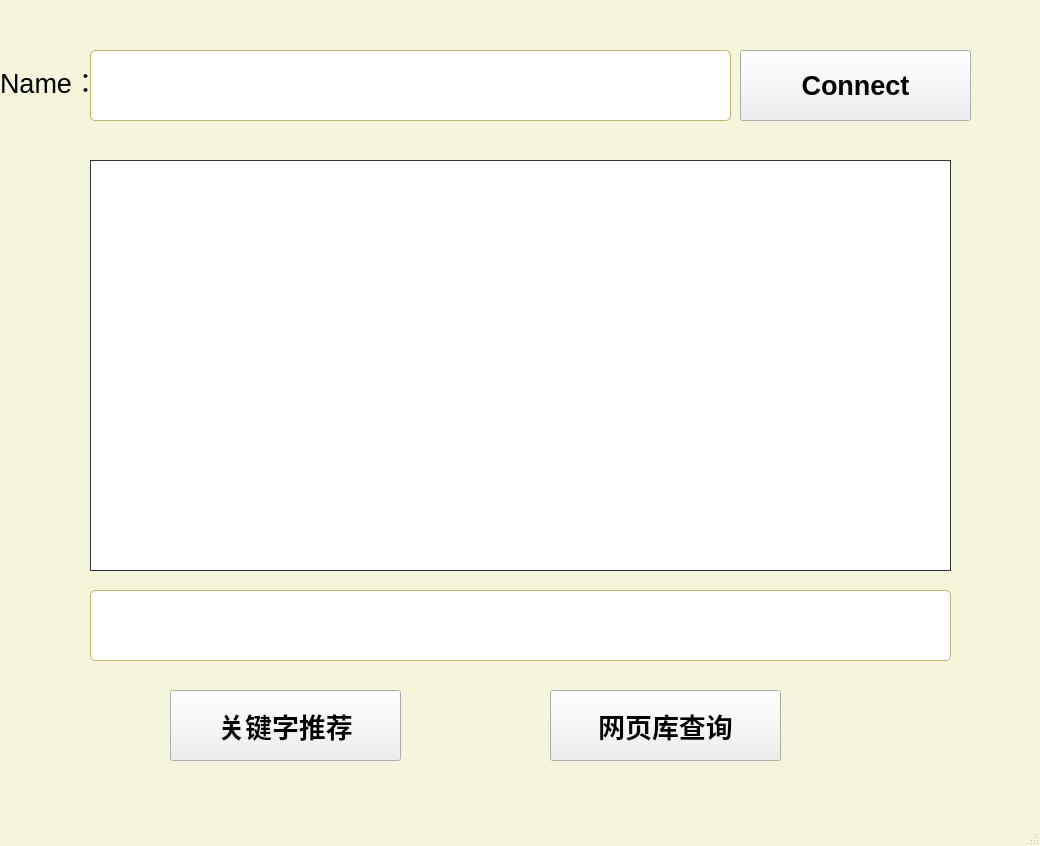
<?xml version="1.0" encoding="UTF-8"?>
<ui version="4.0">
 <class>MainWindow</class>
 <widget class="QMainWindow" name="MainWindow">
  <property name="geometry">
   <rect>
    <x>0</x>
    <y>0</y>
    <width>1040</width>
    <height>846</height>
   </rect>
  </property>
  <property name="windowTitle">
   <string>MainWindow</string>
  </property>
  <property name="styleSheet">
   <string notr="true">QWidget:window {
font-family: ‘Segoe UI’;
background-color: beige;
}</string>
  </property>
  <widget class="QWidget" name="centralwidget">
   <widget class="QLineEdit" name="nameInput">
    <property name="geometry">
     <rect>
      <x>90</x>
      <y>50</y>
      <width>641</width>
      <height>71</height>
     </rect>
    </property>
    <property name="font">
     <font>
      <pointsize>25</pointsize>
     </font>
    </property>
    <property name="styleSheet">
     <string notr="true">QLineEdit, QFrame {
border-width: 1px;
padding: 1px;
border-style: solid;
border-color: darkkhaki;
border-radius: 5px;
}

/* As mentioned above, eliminate the padding and increase the border. */
QLineEdit:focus, QFrame:focus {
border-width: 3px;
padding: 0px;
}</string>
    </property>
   </widget>
   <widget class="QPushButton" name="connectButton">
    <property name="geometry">
     <rect>
      <x>740</x>
      <y>50</y>
      <width>231</width>
      <height>71</height>
     </rect>
    </property>
    <property name="font">
     <font>
      <pointsize>20</pointsize>
      <weight>75</weight>
      <italic>false</italic>
      <bold>true</bold>
     </font>
    </property>
    <property name="styleSheet">
     <string notr="true">QPushButton:pressed {
padding-left: 5px;
padding-top: 5px;
background-color: #d0d67c;
}

QLabel, QAbstractButton {
font: bold;
}</string>
    </property>
    <property name="text">
     <string>Connect</string>
    </property>
   </widget>
   <widget class="QPushButton" name="sendButton">
    <property name="geometry">
     <rect>
      <x>170</x>
      <y>690</y>
      <width>231</width>
      <height>71</height>
     </rect>
    </property>
    <property name="sizePolicy">
     <sizepolicy hsizetype="Minimum" vsizetype="Fixed">
      <horstretch>0</horstretch>
      <verstretch>0</verstretch>
     </sizepolicy>
    </property>
    <property name="font">
     <font>
      <pointsize>20</pointsize>
      <weight>75</weight>
      <italic>false</italic>
      <bold>true</bold>
     </font>
    </property>
    <property name="toolTip">
     <string>Sends a message to other people</string>
    </property>
    <property name="whatsThis">
     <string/>
    </property>
    <property name="styleSheet">
     <string notr="true">QPushButton:pressed {
padding-left: 5px;
padding-top: 5px;
background-color: #d0d67c;
}

QLabel, QAbstractButton {
font: bold;
}</string>
    </property>
    <property name="text">
     <string>关键字推荐</string>
    </property>
   </widget>
   <widget class="QTextBrowser" name="chatDisplay">
    <property name="geometry">
     <rect>
      <x>90</x>
      <y>160</y>
      <width>861</width>
      <height>411</height>
     </rect>
    </property>
    <property name="font">
     <font>
      <pointsize>20</pointsize>
     </font>
    </property>
    <property name="acceptDrops">
     <bool>false</bool>
    </property>
    <property name="toolTip">
     <string>Messages sent and received from other users</string>
    </property>
    <property name="styleSheet">
     <string notr="true">QTextBrowser {
border-color: #333333;
border: 1px solid #333333;
}</string>
    </property>
    <property name="acceptRichText">
     <bool>true</bool>
    </property>
   </widget>
   <widget class="QLineEdit" name="messageInput">
    <property name="geometry">
     <rect>
      <x>90</x>
      <y>590</y>
      <width>861</width>
      <height>71</height>
     </rect>
    </property>
    <property name="font">
     <font>
      <pointsize>25</pointsize>
     </font>
    </property>
    <property name="styleSheet">
     <string notr="true">QLineEdit, QFrame {
border-width: 1px;
padding: 1px;
border-style: solid;
border-color: darkkhaki;
border-radius: 5px;
}

/* As mentioned above, eliminate the padding and increase the border. */
QLineEdit:focus, QFrame:focus {
border-width: 3px;
padding: 0px;
}</string>
    </property>
   </widget>
   <widget class="QLabel" name="label">
    <property name="geometry">
     <rect>
      <x>0</x>
      <y>30</y>
      <width>91</width>
      <height>101</height>
     </rect>
    </property>
    <property name="font">
     <font>
      <pointsize>20</pointsize>
     </font>
    </property>
    <property name="styleSheet">
     <string notr="true">QLabel {
border: none;
padding: 0;
background: none;
}</string>
    </property>
    <property name="text">
     <string>Name：</string>
    </property>
    <property name="buddy">
     <cstring>messageInput</cstring>
    </property>
   </widget>
   <widget class="QPushButton" name="sendButton_2">
    <property name="geometry">
     <rect>
      <x>550</x>
      <y>690</y>
      <width>231</width>
      <height>71</height>
     </rect>
    </property>
    <property name="sizePolicy">
     <sizepolicy hsizetype="Minimum" vsizetype="Fixed">
      <horstretch>0</horstretch>
      <verstretch>0</verstretch>
     </sizepolicy>
    </property>
    <property name="font">
     <font>
      <pointsize>20</pointsize>
      <weight>75</weight>
      <italic>false</italic>
      <bold>true</bold>
     </font>
    </property>
    <property name="toolTip">
     <string>Sends a message to other people</string>
    </property>
    <property name="whatsThis">
     <string/>
    </property>
    <property name="styleSheet">
     <string notr="true">QPushButton:pressed {
padding-left: 5px;
padding-top: 5px;
background-color: #d0d67c;
}

QLabel, QAbstractButton {
font: bold;
}</string>
    </property>
    <property name="text">
     <string>网页库查询</string>
    </property>
   </widget>
  </widget>
  <widget class="QMenuBar" name="menubar">
   <property name="geometry">
    <rect>
     <x>0</x>
     <y>0</y>
     <width>1040</width>
     <height>28</height>
    </rect>
   </property>
   <property name="styleSheet">
    <string notr="true">QStatusBar QLabel {
font: normal;
}

QStatusBar::item {
border-width: 1;
border-color: darkkhaki;
border-style: solid;
border-radius: 2;
}</string>
   </property>
  </widget>
  <widget class="QStatusBar" name="statusbar">
   <property name="styleSheet">
    <string notr="true">QStatusBar QLabel {
font: normal;
}

QStatusBar::item {
border-width: 1;
border-color: darkkhaki;
border-style: solid;
border-radius: 2;
}</string>
   </property>
  </widget>
 </widget>
 <resources/>
 <connections/>
</ui>
